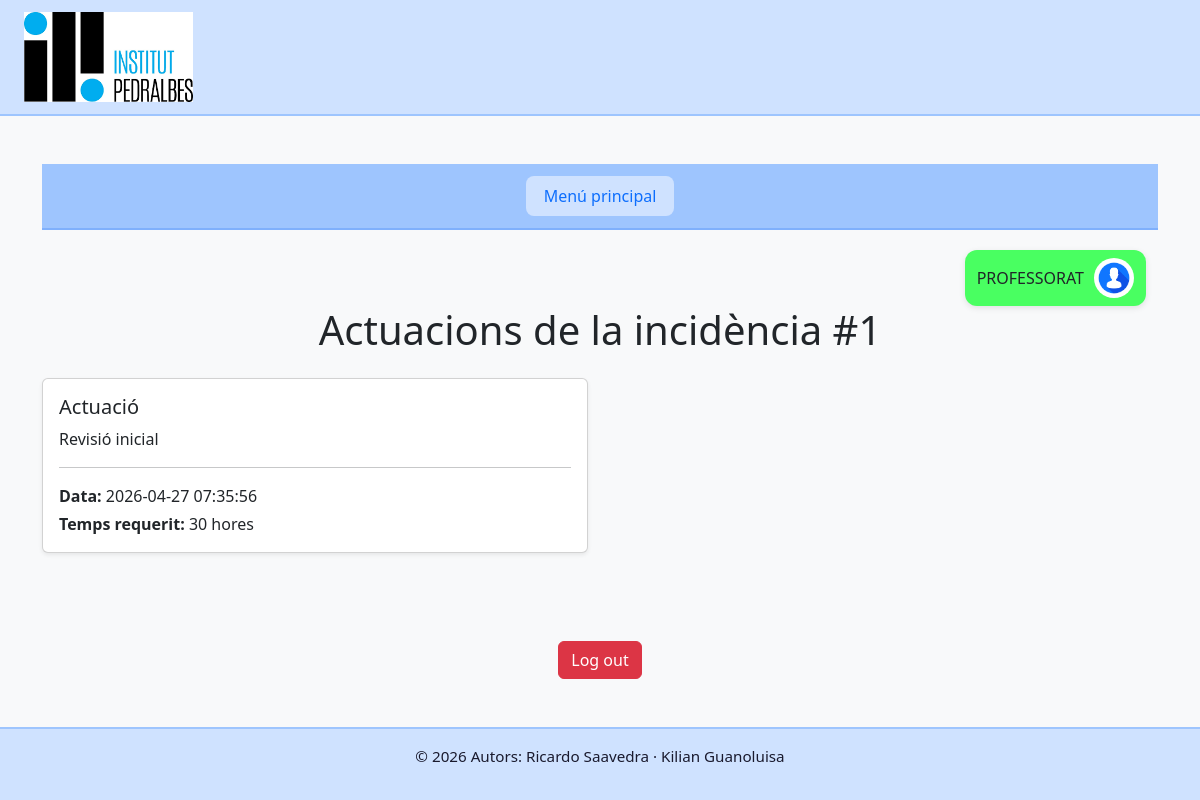
Page /role/user/performanceByIncidence.php?idIncidencia=1 on the committed database.
### tables this page shows
CREATE TABLE ACTUACIO (
    idActuacio INT AUTO_INCREMENT PRIMARY KEY,
    descripcio VARCHAR(2000),
    data TIMESTAMP DEFAULT CURRENT_TIMESTAMP,
    temps INT,
    idIncidencia INT,
    visible TINYINT(1) DEFAULT 1,
    resolta TINYINT(1) DEFAULT 0,
    idTecnic INT,
    FOREIGN KEY (idTecnic) REFERENCES TECNIC(idTecnic),
    FOREIGN KEY (idIncidencia) REFERENCES INCIDENCIA(idIncidencia)
);

### src/role/user/performanceByIncidence.php (the view, shortened to what this page needs)
<?php include '../../structure/header.php'; ?>
<?php
$mysqli = include_once "../../connexio.php";
$idIncidencia = $_GET['idIncidencia'] ?? null;
$stmt = $mysqli->prepare("
    SELECT
        descripcio,
        data,
        temps
    FROM ACTUACIO
    WHERE idIncidencia = ?
    AND visible = 1
    ORDER BY data DESC
");
$stmt->bind_param("i", $idIncidencia);
$stmt->execute();
$resultado = $stmt->get_result();
$actuacions = $resultado->fetch_all(MYSQLI_ASSOC);
?>
<main class="container mt-5">
    <?php include '../../structure/userStructure/navBarUser.php'; ?>
    <h1 class="text-center mb-4">
        Actuacions de la incidència #<?php echo $idIncidencia; ?>
    </h1>
    <?php if (count($actuacions) > 0): ?>
        <div class="row">
            <?php foreach ($actuacions as $a): ?>
                <div class="col-md-6 mb-4">
                    <div class="card shadow-sm h-100">
                        <div class="card-body">
                            <h5 class="card-title">
                                Actuació
                            </h5>
                            <p class="card-text">
                                <?php echo htmlspecialchars($a['descripcio']); ?>
                            </p>
                            <hr>
                            <p class="mb-1">
                                <strong>Data:</strong>
                                <?php echo $a['data']; ?>
                            </p>
                            <p class="mb-0">
                                <strong>Temps requerit:</strong>
                                <?php echo $a['temps']; ?> hores
                            </p>
                        </div>
                    </div>
                </div>
            <?php endforeach; ?>
        </div>
    <?php endif; ?>
</main>
<?php include '../../structure/logOut.php'; ?>
<?php include '../../structure/footer.php'; ?>

### src/css/style.css (style rules this page uses)
body { background-color: #f8f9fa; min-height: 100vh; display: flex; flex-direction: column; }
main { flex: 1; }

### rows in the picture
actuacio: descripcio "Revisió inicial", data "2026-04-27 07:35:56", temps "30"

### other values in the picture
$idIncidencia "1"
